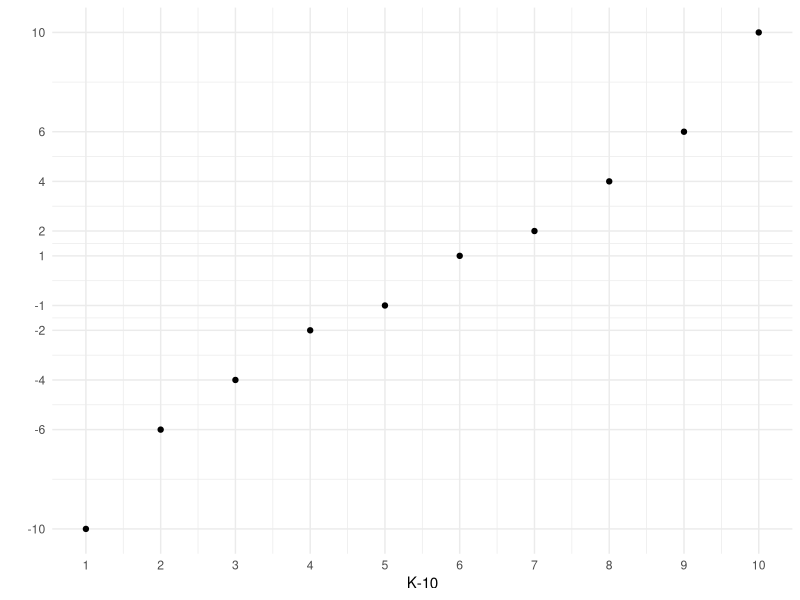
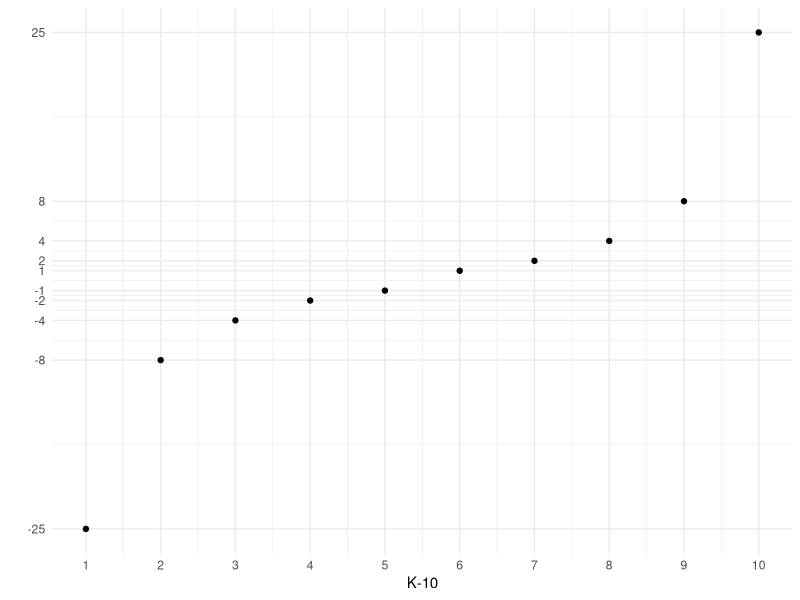
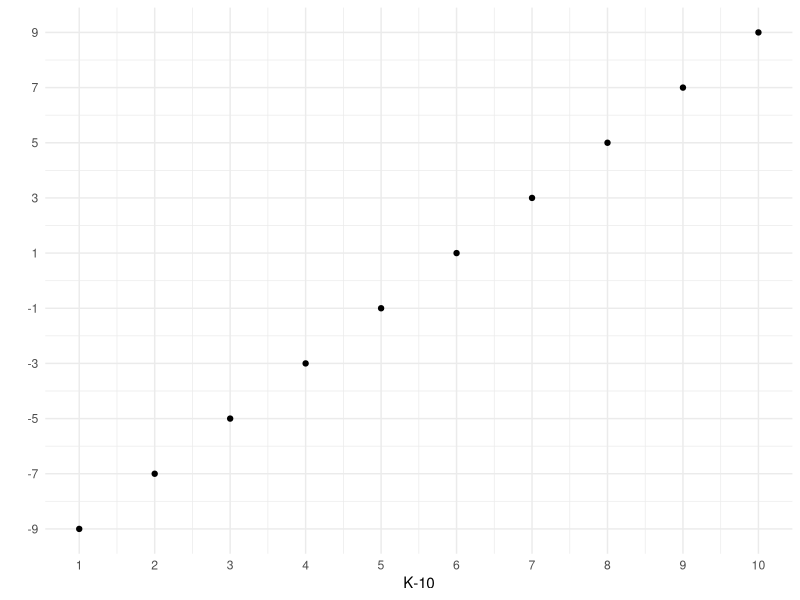
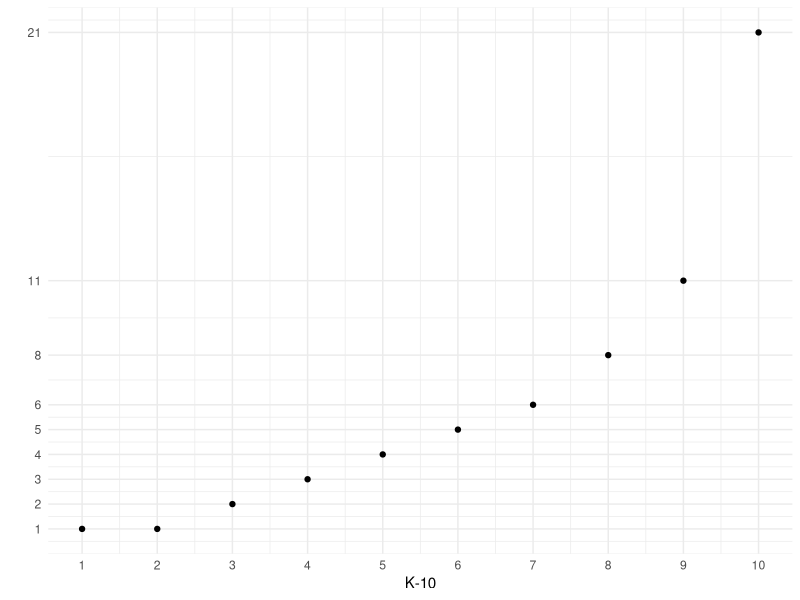
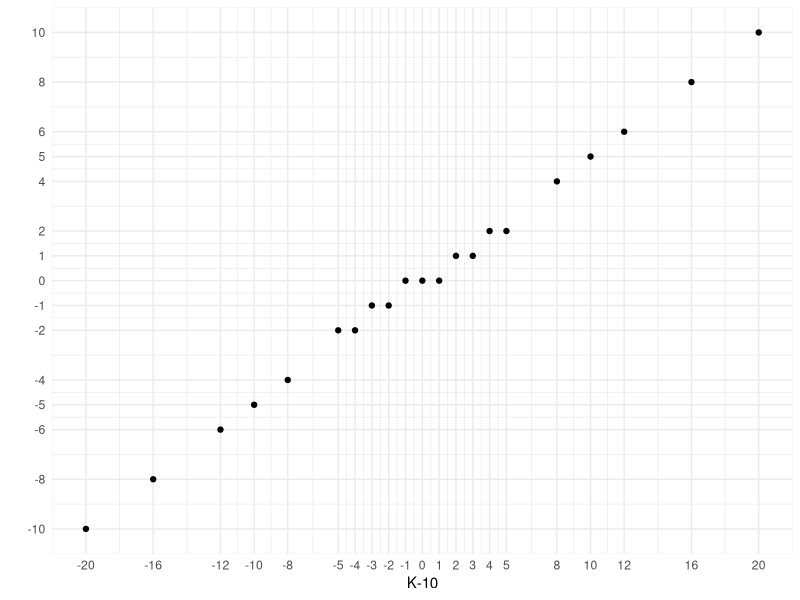
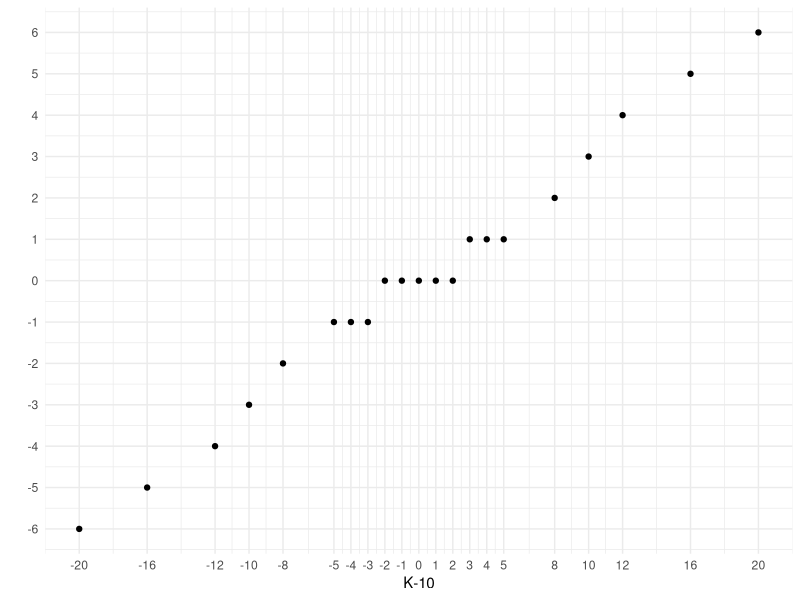
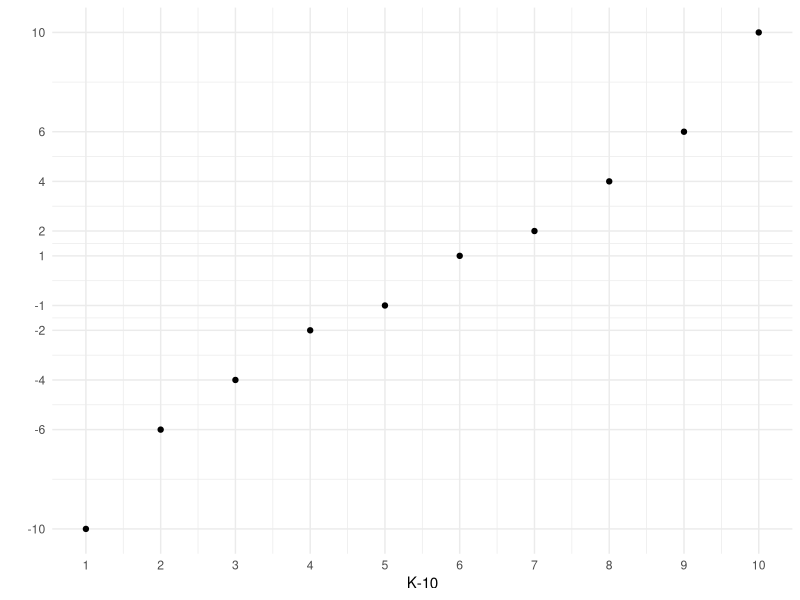
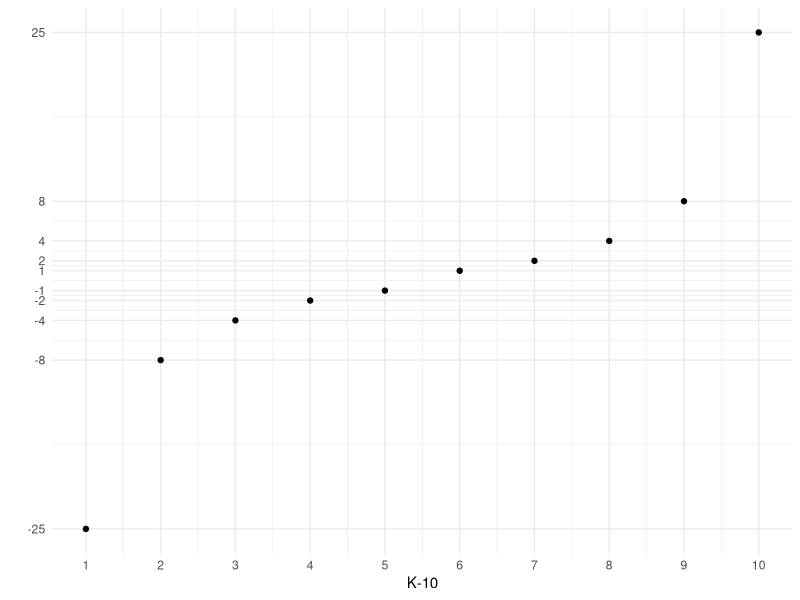

R code for these plots, in order:
#
# Plot ECDF with ggplot2

library(ggplot2)
library(ggthemes)

plotECDF <- function(x, y, name=NA) {
  df <- data.frame(x,y)
  pl <- ggplot(df, aes(x,y)) + geom_point() +
    scale_x_continuous(breaks=unique(x), name="K-10") +
    scale_y_continuous(breaks=unique(y), name="") +
    theme_minimal()
  if (!is.na(name)) ggsave(pl, file=paste0(name,".pdf"))
  pl
}


#
# Generate Distributions

x <- 1:10
y <- round(qnorm((1:10 -0.5)/10, sd = 6))
plotECDF(x,y,"norm")

y <- round(4*qcauchy((1:10 -0.5)/10))
plotECDF(x,y,"cauchy")

y <- round(qunif((1:10 -0.5)/10, -10, 10))
plotECDF(x,y,"unif")

y <- round(4*qlnorm((1:10 -0.5)/10))
plotECDF(x,y,"lnorm")




#
# Generate Transformations

x <- c(-20,-16,-12,-10,-8,-5,-4,-3,-2,-1,0,1,2,3,4,5,8,10,12,16,20)
y <- sign(x)*floor(abs(x) / 2)
plotECDF(x,y,"divide2")

x <- c(-20,-16,-12,-10,-8,-5,-4,-3,-2,-1,0,1,2,3,4,5,8,10,12,16,20)
y <- sign(x)*floor(abs(x) / 3)
plotECDF(x,y,"divide3")



